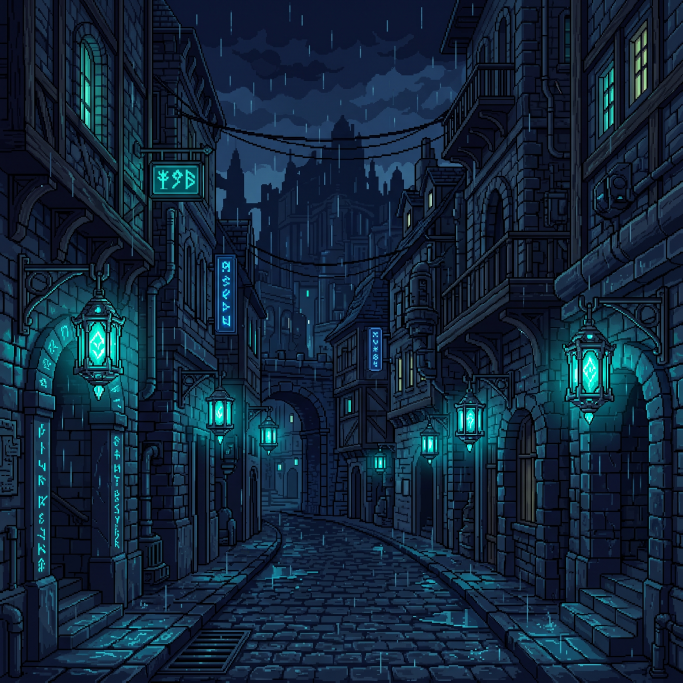
#> input picture _art/raw/bg/street_gemini_v1.jpg, 2048 x 2048 px, given in place of title_bg.jpg, which was not available (shown at 1/3 size)
$ python jam-thumb.py out.png
#> lines starting #> are read from the running program, lines starting #| are printed output that depends on the picture; pictures that were not available may be replaced by others from this repository, and a replacement may not be noted
#!/usr/bin/env python3
"""Writes thumb.jpg (1280x720, < 500 KB) for the game-jam build.

The title key art (portrait) is cover-cropped to 16:9 and darkened a little,
the logo is centred on it at about 60 % of the width.

  python3 scripts/jam-thumb.py [out.jpg]      (default: dist-jam/thumb.jpg)
"""
import os
import sys

from PIL import Image, ImageEnhance

ROOT = os.path.join(os.path.dirname(os.path.abspath(__file__)), "..")
W, H = 1280, 720
DARKEN = 0.8  # 1 = untouched
LOGO_WIDTH_PCT = 0.6
CROP_CENTER_Y = 0.42  # which part of the portrait art stays in the 16:9 band (0 top .. 1 bottom)
MAX_BYTES = 500 * 1024


def main():
    out = sys.argv[1] if len(sys.argv) > 1 else os.path.join(ROOT, "dist-jam", "thumb.jpg")
    bg = Image.open(os.path.join(ROOT, "public/assets/ui/title_bg.jpg")).convert("RGB")
#> bg is the input picture: PIL image 2048x2048 RGB; mean R, G, B 17.7, 37.8, 57.6
    scale = max(W / bg.width, H / bg.height)
#> scale = 0.625
    bg = bg.resize((round(bg.width * scale), round(bg.height * scale)), Image.LANCZOS)
#> bg: PIL image 1280x1280 RGB
    left = (bg.width - W) // 2
#> left = 0
    top = min(max(round(bg.height * CROP_CENTER_Y - H / 2), 0), bg.height - H)
#> top = 178
    bg = bg.crop((left, top, left + W, top + H))
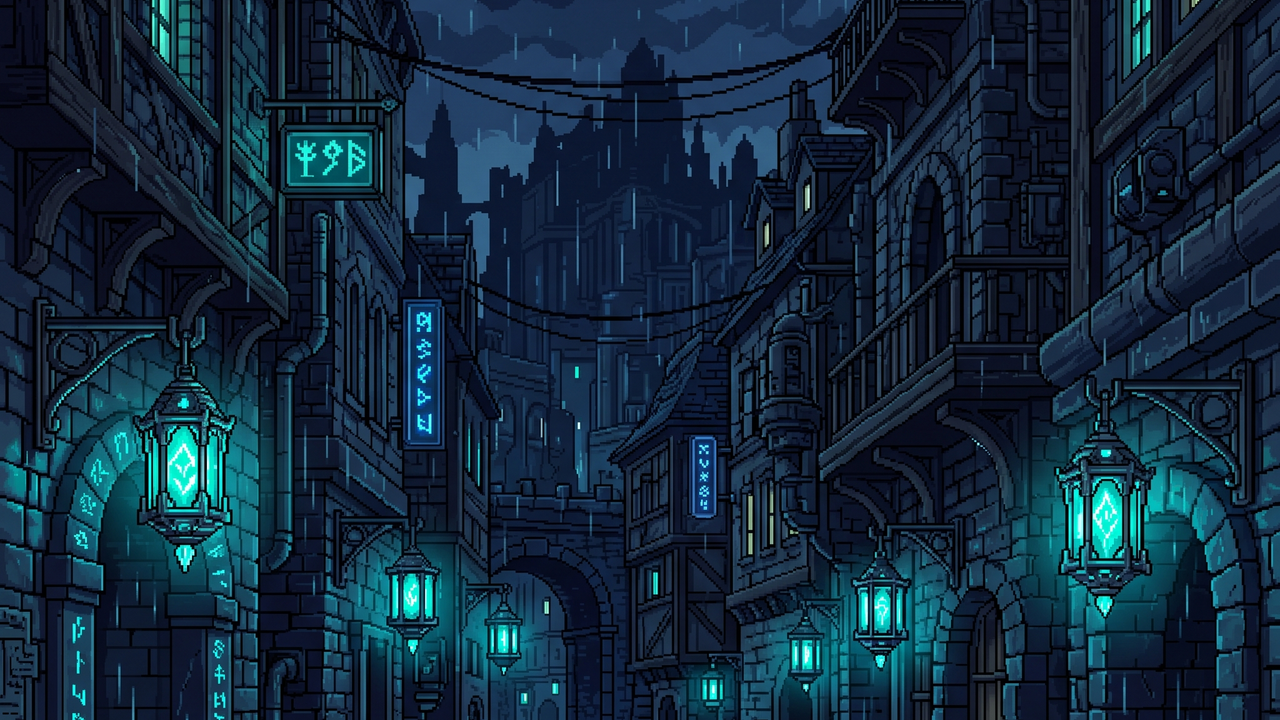
#> bg: PIL image 1280x720 RGB; mean R, G, B 18, 41.5, 60.2
    bg = ImageEnhance.Brightness(bg).enhance(DARKEN)
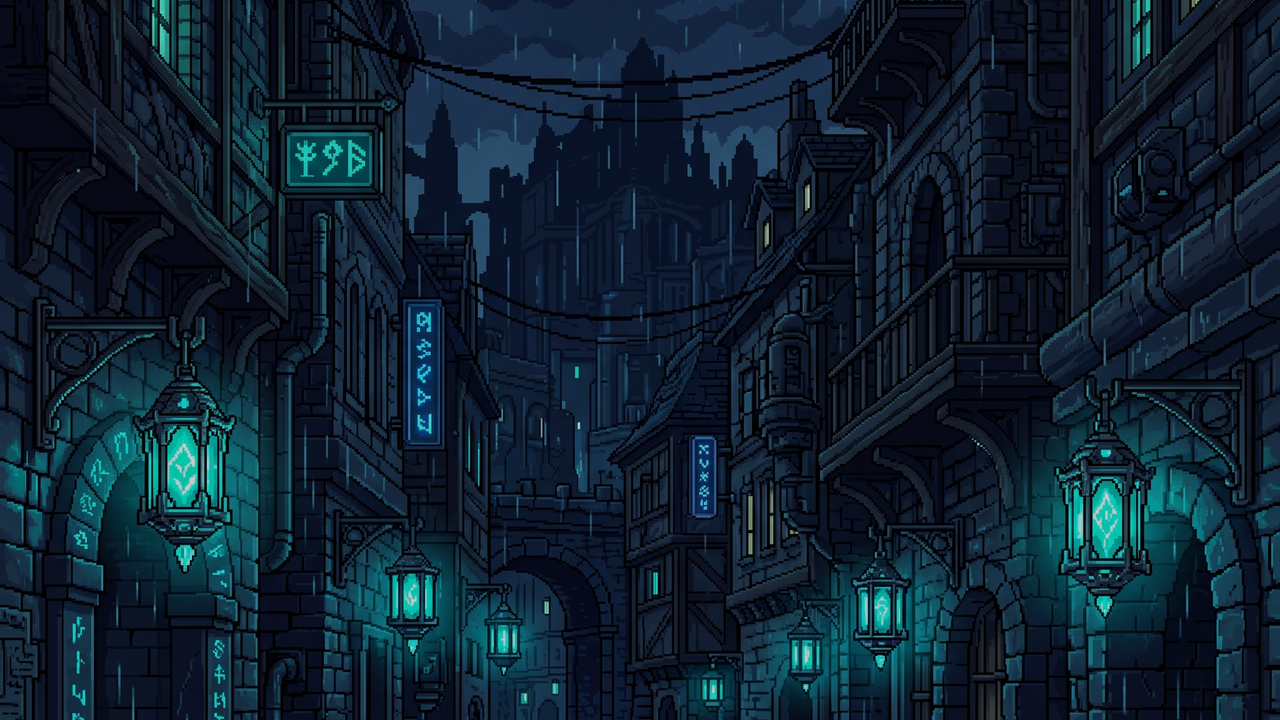
#> bg: PIL image 1280x720 RGB; mean R, G, B 14, 32.8, 47.8

    logo = Image.open(os.path.join(ROOT, "public/assets/ui/logo.png")).convert("RGBA")
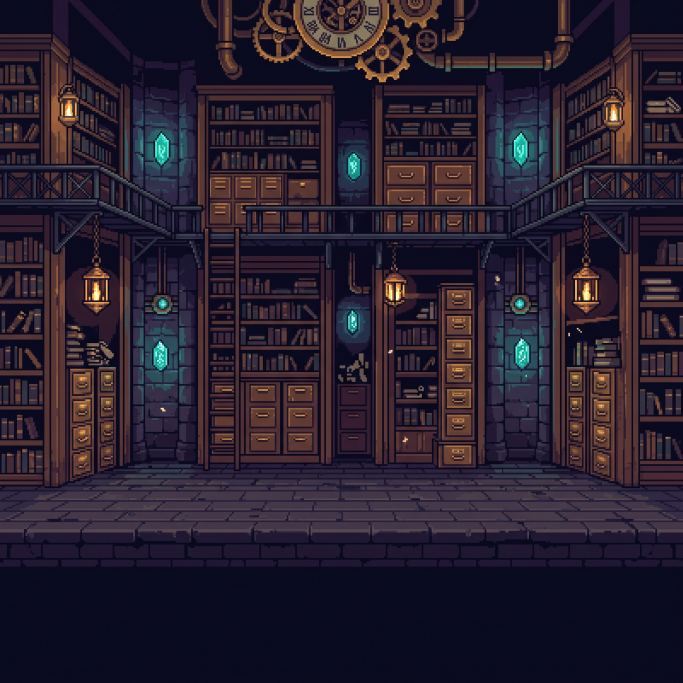
#> input picture _art/raw/gemini/bg/records_office_raw.jpg, 2048 x 2048 px, given in place of logo.png, which was not available (shown at 1/3 size)
    lw = round(W * LOGO_WIDTH_PCT)
    logo = logo.resize((lw, round(logo.height * lw / logo.width)), Image.LANCZOS)
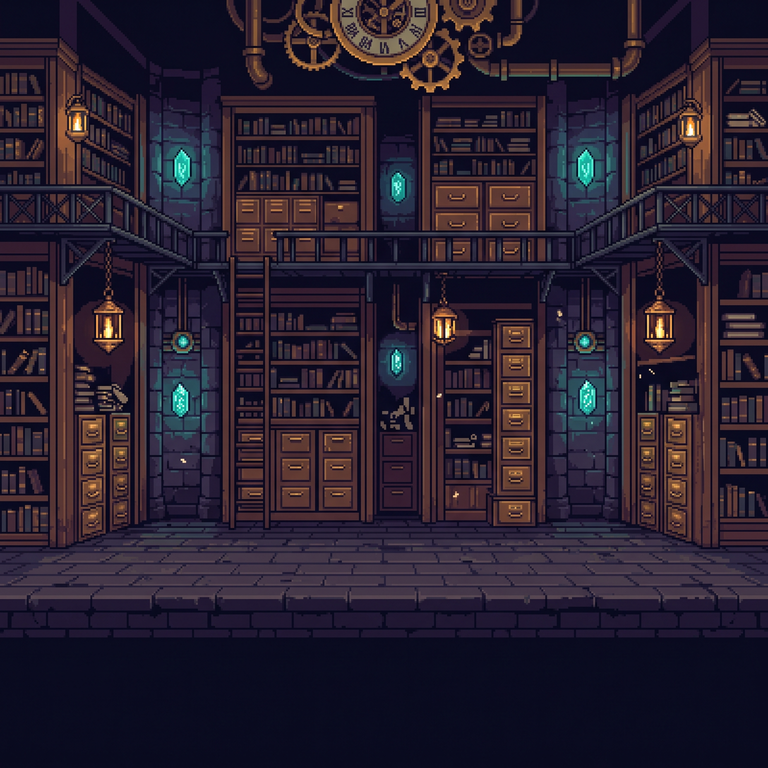
#> logo: PIL image 768x768 RGBA; mean R, G, B, A 40.8, 31.7, 46.9, 255
    bg = bg.convert("RGBA")
#> bg: PIL image 1280x720 RGBA
    bg.alpha_composite(logo, ((W - logo.width) // 2, (H - logo.height) // 2))
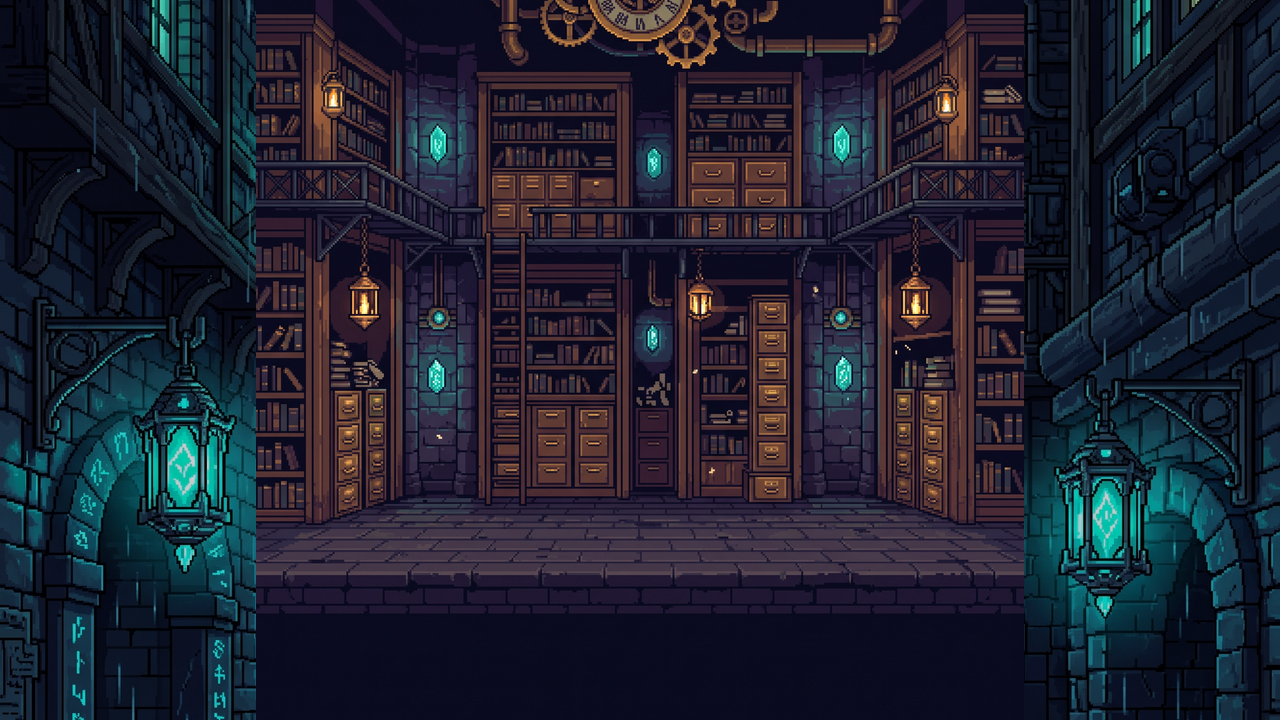
#> bg: PIL image 1280x720 RGBA; mean R, G, B, A 30.8, 33.7, 47.7, 255

    os.makedirs(os.path.dirname(os.path.abspath(out)), exist_ok=True)
    quality = 85
    while True:
        bg.convert("RGB").save(out, "JPEG", quality=quality, optimize=True)
        size = os.path.getsize(out)
        if size <= MAX_BYTES or quality <= 60:
            break
        quality -= 5
#> after the loop, quality = 85
    print(f"thumb.jpg {W}x{H} q{quality} {size // 1024} KB -> {out}")
#| thumb.jpg 1280x720 q85 185 KB -> out.png
    if size > MAX_BYTES:
        sys.exit("thumb.jpg is over 500 KB")


if __name__ == "__main__":
    main()
